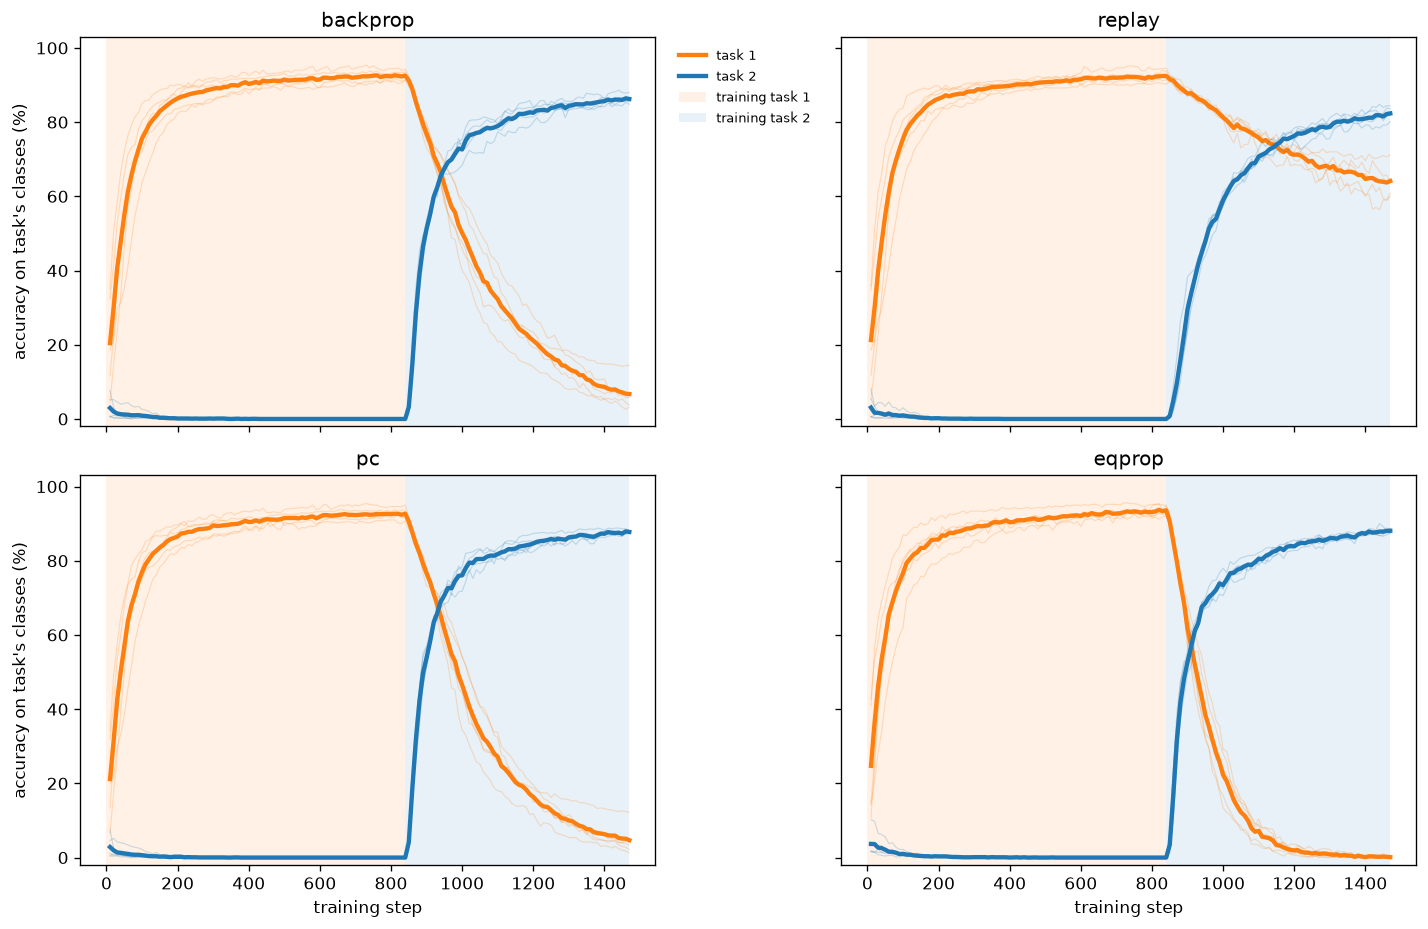

Python code for this plot:
"""Same question as script 52, in CLASS-IL instead of Domain-IL: do the four rules differ?

WHY THIS EXISTS, AND WHAT WOULD MAKE IT INFORMATIVE
    Experiment 12 -- pre-protocol, on untrusted code -- ran Class-IL and reported that PC
    reduced forgetting. Script 52 ran Domain-IL under the current protocol and found nothing
    separating PC or EqProp from backprop. Three things differ between those runs: the
    scenario, the standardised output structure, and the matched learning rates. This changes
    exactly one of them.

    Script 54 sharpens what a difference here would mean. At one hidden layer PC assigns credit
    to W1 almost exactly as backprop does (cos 0.985), so a large PC advantage from the HIDDEN
    layer should not be available in either scenario at this depth. If Class-IL reproduces exp
    12's difference anyway, it cannot be coming from the hidden layer -- and the only thing left
    is the output layer, which is precisely where the two scenarios differ:

        Class-IL   ten output units, five per task. During task 2 the target at every task-1
                   unit is 0, so gradient descent actively pushes those units down. This is
                   OUTPUT-LAYER SUPPRESSION and scripts 42/43 showed it is the dominant
                   mechanism here.
        Domain-IL  five shared units, every one a target for some class in both tasks, so
                   suppression cannot occur at all.

    So this is a test of a specific hypothesis, not a repeat: does a learning rule change how
    much the output layer suppresses absent classes?

    NOTE WHAT IT CANNOT SETTLE. Exp 12 also ran the LEGACY specification, where each rule had a
    different nonlinearity and a different loss (backprop on ReLU + cross-entropy, EqProp on a
    hinge over +-1 targets). If its difference came from THAT, no run under the unified protocol
    can reproduce it, and the clean test would be a deliberate legacy-spec run via
    methods.legacy(). That is a separate experiment and is not this one.

READ THE ABSOLUTE NUMBERS AGAINST THE RIGHT BASELINE
    Chance is 10% here against Domain-IL's 20%, and the joint ceiling is 93.6% against 94.3%
    (script 41). Accuracies are NOT comparable across the two scenarios; only the ORDERING of
    the rules within a scenario is.

    Expect task-1 retention to fall BELOW 10%. That is not a broken run -- it means task-2
    output units are winning the argmax on task-1 images, which is suppression, and script 40
    already recorded it (0.4% against a 10% floor). Endpoint retention will therefore be close
    to useless for ranking, exactly as the metric table predicts; the retention CURVE against
    task-2 progress is the figure to read.

ORIGINAL QUESTION, unchanged: do the rules forget task 1 differently, when each has learned
task 1 equally well and each gets the same training budget?

The Class-IL half of the comparison. Script 52 is the Domain-IL half.
Everything before it was groundwork: 41 fixed the width, 42/43 established where the forgetting
lives and that the measurement point decides the answer, 50 established that the two
energy-based rules genuinely settle.

WHAT IS HELD FIXED, WHICH IS WHAT MAKES IT A COMPARISON
    Held identical across all four rules, by src.protocol and src.methods rather than by each
    script restating them: the data and its resolution, the 2x5 class split (drawn per seed,
    the same split for every rule at that seed), the data ORDER, the initialisation seed, the
    architecture, the output structure (linear readout, squared error, one-hot targets), the
    optimiser, the batch size, the task budgets, and both evaluation sets.

    Two things differ per rule, deliberately:
      learning rate    from script 51, chosen so all four reach 90% on task 1 in about the
                       same number of updates. Without this the comparison is a learning-speed
                       comparison wearing a forgetting comparison's clothes.
      settling         PC relaxes 50 fixed steps, EqProp to a relative-residual tolerance.
                       Script 50 verified both reach equilibrium, so this is a difference in
                       stopping MECHANISM, not in whether the rule is the rule.

WHY A FIXED BUDGET HERE AND ACCURACY STOPPING IN 53
    A fixed budget puts every run on one x-axis, so the four panels are directly comparable and
    the shaded task blocks mean the same thing everywhere. That is what makes this readable as
    a first result. It is NOT the principled measurement point -- 42 and 43 are the pair that
    established why, and the same trap applies here: run task 2 long enough and every rule
    reaches the same place, so the endpoint stops discriminating. Script 53 repeats this with
    both tasks stopped on accuracy, which is the measurement that can be defended. If the two
    disagree, 53 is the one that counts and the disagreement is itself the finding.

CONTROLS, per .claude/rules/experiments.md
    backprop  negative control -- should forget.
    replay    positive control -- should not. If replay recovers task 1, the problem is
              provably solvable at this width and budget, so a rule that fails is failing at
              something achievable rather than at something impossible.

WHAT THIS CAN AND CANNOT CLAIM
    It CAN say whether the rules separate at all, and by how much, under matched task-1
    competence and a matched budget.
    It CANNOT attribute a difference to prospective configuration, or to any mechanism. That
    is E, and it needs the alignment and weight-path probes.
    It CANNOT be read at the endpoint alone. Retention is reported alongside FINAL TASK-2
    ACCURACY throughout, because "forgot less" is not a result if it is confounded with
    "learned less" -- freezing the hidden layer scored well on retention in 42 by refusing to
    learn task 2, and a learning rule can do the same thing softly.

READINGS COMMITTED BEFORE RUNNING
    Backprop collapses to near zero, as in script 40. Replay holds task 1. If PC and EqProp
    sit on top of backprop, the energy-based rules do not help at this scale and the project's
    question is answered negatively -- a real result, and the honest one to report.
    If they sit between backprop and replay, there is an effect to measure, and B1-B3 exist to
    measure it properly.
    If either matches replay, check for a bug before believing it: replay sees stored task-1
    data and the others do not.

Deviation from the protocol: fixed budgets per task instead of accuracy stopping. Stated so
because script 53 is the same experiment without that deviation.
"""
import sys
import time
from pathlib import Path

ROOT = Path(__file__).resolve().parents[1]
sys.path.insert(0, str(ROOT))                      # make `src` importable from anywhere

import numpy as np
import matplotlib.pyplot as plt

from src.protocol import PROTOCOL, load, run, replace, figure_path as _figure_path, array_path as _array_path
from src.metrics import metric_grid, report_grid, crossover, half_life, value_when, area_retained
from src.plotting import plot_learning_curves, plot_retention_curve

# --smoke writes NOTHING. Its outputs would otherwise overwrite the real .npz that later
# scripts read their settings from -- script 53 takes its task-2 threshold from 52's measured
# ceilings, and a smoke-sized 52 silently poisons it.
SMOKE = "--smoke" in sys.argv


def _tag(f, suffix):
    """Suffix only THIS script's own outputs, never the .npz files it reads from others."""
    own = Path(f).resolve() == Path(__file__).resolve()
    return (suffix + "_SMOKE").lstrip("_") if (SMOKE and own) else suffix


def figure_path(f, suffix=""):      # noqa: F811  - shadows the import, on purpose
    return _figure_path(f, _tag(f, suffix))


def array_path(f, suffix=""):       # noqa: F811
    return _array_path(f, _tag(f, suffix))

# ---------------------------------------------------------------- settings
METHODS = ["backprop", "replay", "pc", "eqprop"]
SEEDS = 5                       # the protocol's minimum; 68% intervals reported
EVAL_EVERY = 10
TASK_COLORS = ["tab:orange", "tab:blue"]           # task 1 orange, task 2 blue, as in 40-43
COLORS = {"backprop": "tab:gray", "replay": "tab:brown",
          "pc": "tab:red", "eqprop": "tab:green"}  # per-rule, as in script 51

# ---- everything below is READ, not chosen here ----------------------------
HIDDEN = int(np.load(array_path(str(ROOT / "experiments" /
                                    "41_capacity_vs_hidden_width.py")))["chosen"])
z51 = np.load(array_path(str(ROOT / "experiments" /
                             "51_matching_the_rules_on_learning_speed.py")))
LR = {m: float(v) for m, v in zip(z51["methods"], z51["lr"])}
ACHIEVED = {m: float(v) for m, v in zip(z51["methods"], z51["achieved"])}
SETTLE_TOL, EQ_MAX_STEPS = float(z51["settle_tol"]), int(z51["eq_max_steps"])
PC_STEPS = int(z51["pc_steps"])

# Budgets are set from the calibrated time-to-competence, not chosen. Task 1 gets 2x it, so
# every rule is comfortably at its plateau before the switch and no rule is still climbing when
# task 2 starts. Task 2 gets 1.5x, which is several forgetting half-lives at these learning
# rates -- enough to show the whole transition and its tail, without spending EqProp time on a
# saturated flat line. Both are fixed, so all four panels share one x-axis.
T = float(z51["target_steps"])
ITERS = [int(2 * T), int(1.5 * T)]

missing = [m for m in METHODS if not np.isfinite(LR.get(m, np.nan))]
assert not missing, (f"{', '.join(missing)} has no calibrated learning rate. Script 51 could "
                     f"not match it; fix that before running a comparison that assumes it.")

if "--smoke" in sys.argv:
    SEEDS, ITERS = 1, [40, 30]
    print("--smoke: tiny budget, results are NOT meaningful\n")

print(f"H = {HIDDEN} (script 41) | {ITERS[0]}+{ITERS[1]} updates | {SEEDS} seeds")
print("  learning rates from script 51, matched on updates to 90% on task 1:")
for m in METHODS:
    print(f"    {m:10s} lr={LR[m]:<8g} reached 90% in {ACHIEVED[m]:.0f} updates")
print()


def settle_kw(method):
    """Per-rule settling, as verified by script 50. Empty for the rules that do not settle."""
    if method == "pc":
        return dict(steps=PC_STEPS)
    if method == "eqprop":
        return dict(max_steps=EQ_MAX_STEPS, settle_tol=SETTLE_TOL)
    return {}


base = replace(PROTOCOL, hidden=HIDDEN, scenario="class_il", stop_threshold=None,
               max_iters_per_task=ITERS, eval_every=EVAL_EVERY, seeds=SEEDS)

# ---------------------------------------------------------------- run
REPLOT = "--replot" in sys.argv and Path(array_path(__file__)).exists()

if REPLOT:
    z = np.load(array_path(__file__))
    steps, switches = z["steps"], list(z["switches"])
    curves = {m: z[f"argmax_{m}"] for m in METHODS}
    print("--replot: redrawing from saved arrays, no training\n")
else:
    data = load(base)
    curves = {m: [] for m in METHODS}
    t0 = time.perf_counter()
    for m in METHODS:
        proto = replace(base, lr={m: LR[m]})
        for seed in range(SEEDS):
            out = run(proto, m, seed, data=data, **settle_kw(m))
            curves[m].append(out["curves"]["argmax"])
        steps, switches = out["steps"], out["switches"]
        curves[m] = np.stack(curves[m])
        A = curves[m] * 100
        i_sw = int(np.argmin(np.abs(np.asarray(steps) - switches[0])))
        print(f"  {m:10s} task 1 at switch {A[:, i_sw, 0].mean():5.1f}%"
              f"  ->  after task 2 {A[:, -1, 0].mean():5.1f}%"
              f"   (task 2 reached {A[:, -1, 1].mean():5.1f}%)"
              f"   [{time.perf_counter()-t0:5.0f}s]")

blocks = [(0, switches[0], 0), (switches[0], steps[-1], 1)]
i_sw = int(np.argmin(np.abs(np.asarray(steps) - switches[0])))

# ---------------------------------------------------------------- readings
# Retention is NEVER reported on its own. A rule that refuses to learn task 2 keeps task 1 for
# a reason that has nothing to do with credit assignment, and the task-2 column is what makes
# that visible instead of letting it read as a win.
print(f"\n  {'rule':10s} {'t1 at switch':>13s} {'t1 kept':>9s} {'t2 final':>9s} "
      f"{'crossover':>10s} {'half-life':>10s} {'area':>7s}")
summary = {}
for m in METHODS:
    rows = []
    for i in range(SEEDS):
        c = curves[m][i] * 100
        peak = c[:i_sw + 1, 0].max()
        rows.append(dict(
            at_switch=c[i_sw, 0], kept=c[-1, 0], t2=c[-1, 1],
            xh=crossover(steps, c[:, 0], c[:, 1], after=switches[0])[1],
            hl=half_life(steps, c[:, 0], after=switches[0], peak=peak),
            area=area_retained(steps, c[:, 0], after=switches[0], peak=peak) * 100,
        ))

    def agg(k):
        v = [r[k] for r in rows if r[k] is not None and np.isfinite(r[k])]
        return (float(np.mean(v)), float(np.std(v, ddof=1) / np.sqrt(len(v)))) if len(v) > 1 \
            else (float(v[0]), 0.0) if v else (float("nan"), float("nan"))

    s = {k: agg(k) for k in rows[0]}
    s["n_crossed"] = sum(1 for r in rows if r["xh"] is not None and np.isfinite(r["xh"]))
    summary[m] = s
    # A missing crossover is not a failed calculation: it means task 1 never fell below task 2.
    xh = f"{s['xh'][0]:8.1f}%" if s["n_crossed"] else "   never"
    hl = f"{s['hl'][0]:10.0f}" if np.isfinite(s["hl"][0]) else "     never"
    print(f"  {m:10s} {s['at_switch'][0]:12.1f}% {s['kept'][0]:8.1f}% {s['t2'][0]:8.1f}% "
          f"{xh} {hl} {s['area'][0]:6.1f}%")

bp, rp = summary["backprop"]["kept"][0], summary["replay"]["kept"][0]
print(f"\n  controls: backprop keeps {bp:.1f}%, replay keeps {rp:.1f}%.")
print("  " + ("Replay recovers task 1, so retention IS achievable here and a rule that fails "
              "is failing at something possible."
              if rp > bp + 10 else
              "REPLAY DID NOT RECOVER TASK 1. The positive control failed, so nothing else on "
              "this figure can be interpreted. Check the buffer before reading further."))
for m in ["pc", "eqprop"]:
    k = summary[m]["kept"][0]
    band = ("matches replay -- check for a bug, replay sees stored task-1 data and this does not"
            if k >= rp - 5 else "sits with backprop -- no effect at this scale"
            if k <= bp + 5 else "sits between the controls -- there is an effect to measure")
    print(f"  {m:10s} keeps {k:5.1f}%  {band}")

# ---- the FULL metric grid ------------------------------------------------
# Reported in full because the choice of metric changed this project's conclusion once already:
# on endpoint retention PC was indistinguishable from backprop, on CROSSOVER HEIGHT -- the metric
# experiment 12 was read on -- it separates in Class-IL. Quoting one number invites quoting the
# flattering one, so every metric is printed, paired against backprop, every time.
report_grid({m: metric_grid(steps, curves[m], switches[0]) for m in METHODS},
            METHODS, control="backprop", primary="crossover")

# ---------------------------------------------------------------- figures
plot_learning_curves(
    steps, curves, METHODS, figure_path(__file__),
    blocks=blocks, ncols=2, task_colors=TASK_COLORS, task_labels=["task 1", "task 2"],
    legend_kw=dict(loc="upper left", bbox_to_anchor=(1.02, 1), frameon=False),
)

# Companion: retention against how much of task 2 has been learned, all four rules on ONE
# axes so they can be read against each other. Averaged against TASK-2 ACCURACY rather than
# against step count, which is what makes it comparable here and in script 53 where the runs
# have different lengths.
#
# No equal-trade-off diagonal is drawn. That line belongs to Class-IL, where the two tasks
# compete for separate output units. In Domain-IL they SHARE five units and features transfer,
# so sitting above x+y=100 is expected and is not evidence that learning outruns forgetting.
# Chance is the reference that means something.
plot_retention_curve(
    {m: [curves[m][i, i_sw:, :] for i in range(SEEDS)] for m in METHODS},
    METHODS, figure_path(__file__, "trajectory"), colors=COLORS,
    chance=1.0 / base.classes_per_task,
    title="Task 1 retained, against how much of task 2 has been learned.\n"
          "Higher and further right is better; falling away to the left is the trade.",
)

np.savez(array_path(__file__), steps=np.asarray(steps), switches=np.asarray(switches),
         hidden=HIDDEN, iters=np.asarray(ITERS), methods=np.asarray(METHODS),
         lr=np.asarray([LR[m] for m in METHODS]),
         **{f"argmax_{m}": curves[m] for m in METHODS},
         **{f"{k}_{m}": summary[m][k] for m in METHODS for k in summary[m]})
print(f"\nsaved {figure_path(__file__)}\nsaved {figure_path(__file__, 'trajectory')}"
      f"\nsaved {array_path(__file__)}")
